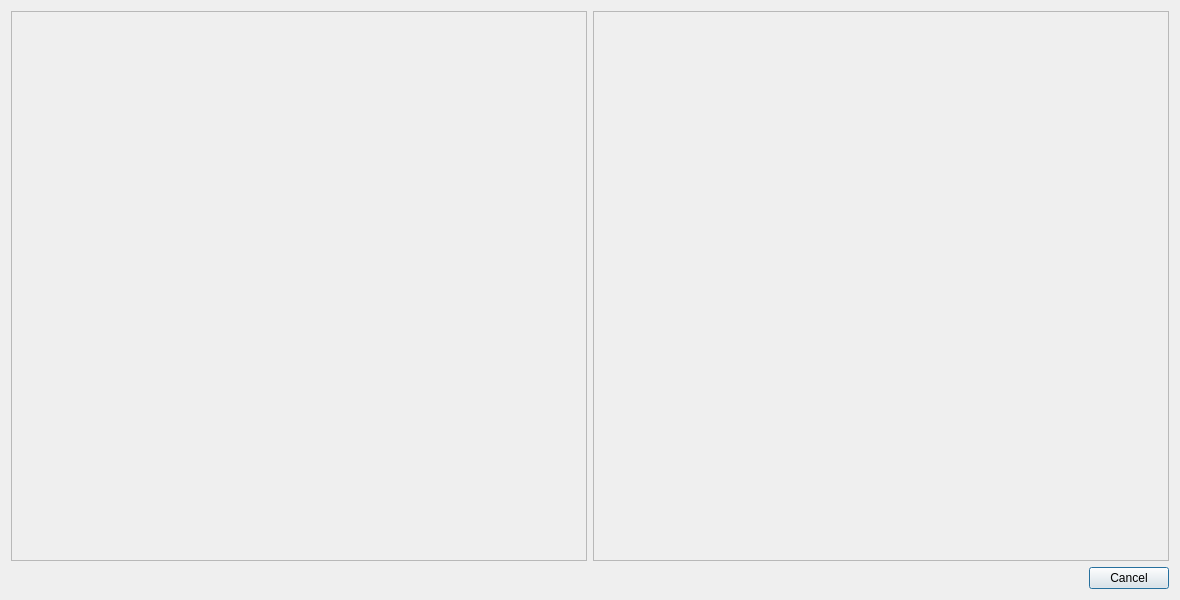
<?xml version="1.0" encoding="UTF-8"?>
<ui version="4.0">
 <class>FomodDialog</class>
 <widget class="QDialog" name="FomodDialog">
  <property name="geometry">
   <rect>
    <x>0</x>
    <y>0</y>
    <width>1180</width>
    <height>600</height>
   </rect>
  </property>
  <property name="windowTitle">
   <string>Fomod Installer</string>
  </property>
  <layout class="QVBoxLayout" name="verticalLayout">
   <item>
    <layout class="QHBoxLayout" name="horizontalLayout">
     <item>
      <widget class="QScrollArea" name="group_area">
       <property name="widgetResizable">
        <bool>true</bool>
       </property>
       <widget class="QWidget" name="scrollAreaWidgetContents">
        <property name="geometry">
         <rect>
          <x>0</x>
          <y>0</y>
          <width>575</width>
          <height>548</height>
         </rect>
        </property>
       </widget>
      </widget>
     </item>
     <item>
      <widget class="QScrollArea" name="info_frame">
       <property name="widgetResizable">
        <bool>true</bool>
       </property>
       <widget class="QWidget" name="info_frame_contents">
        <property name="geometry">
         <rect>
          <x>0</x>
          <y>0</y>
          <width>575</width>
          <height>548</height>
         </rect>
        </property>
        <layout class="QVBoxLayout" name="verticalLayout_2">
         <item>
          <widget class="QLabel" name="image_label">
           <property name="sizePolicy">
            <sizepolicy hsizetype="Preferred" vsizetype="Preferred">
             <horstretch>0</horstretch>
             <verstretch>0</verstretch>
            </sizepolicy>
           </property>
           <property name="text">
            <string/>
           </property>
           <property name="scaledContents">
            <bool>false</bool>
           </property>
           <property name="alignment">
            <set>Qt::AlignmentFlag::AlignCenter</set>
           </property>
          </widget>
         </item>
         <item>
          <widget class="QLabel" name="description_label">
           <property name="text">
            <string/>
           </property>
           <property name="wordWrap">
            <bool>true</bool>
           </property>
           <property name="textInteractionFlags">
            <set>Qt::TextInteractionFlag::LinksAccessibleByMouse|Qt::TextInteractionFlag::TextSelectableByMouse</set>
           </property>
          </widget>
         </item>
         <item>
          <spacer name="verticalSpacer">
           <property name="orientation">
            <enum>Qt::Orientation::Vertical</enum>
           </property>
           <property name="sizeHint" stdset="0">
            <size>
             <width>20</width>
             <height>487</height>
            </size>
           </property>
          </spacer>
         </item>
        </layout>
       </widget>
      </widget>
     </item>
    </layout>
   </item>
   <item>
    <widget class="QDialogButtonBox" name="buttonBox">
     <property name="orientation">
      <enum>Qt::Orientation::Horizontal</enum>
     </property>
     <property name="standardButtons">
      <set>QDialogButtonBox::StandardButton::Cancel</set>
     </property>
    </widget>
   </item>
  </layout>
 </widget>
 <resources/>
 <connections>
  <connection>
   <sender>buttonBox</sender>
   <signal>accepted()</signal>
   <receiver>FomodDialog</receiver>
   <slot>accept()</slot>
   <hints>
    <hint type="sourcelabel">
     <x>248</x>
     <y>254</y>
    </hint>
    <hint type="destinationlabel">
     <x>157</x>
     <y>274</y>
    </hint>
   </hints>
  </connection>
  <connection>
   <sender>buttonBox</sender>
   <signal>rejected()</signal>
   <receiver>FomodDialog</receiver>
   <slot>reject()</slot>
   <hints>
    <hint type="sourcelabel">
     <x>316</x>
     <y>260</y>
    </hint>
    <hint type="destinationlabel">
     <x>286</x>
     <y>274</y>
    </hint>
   </hints>
  </connection>
 </connections>
</ui>
